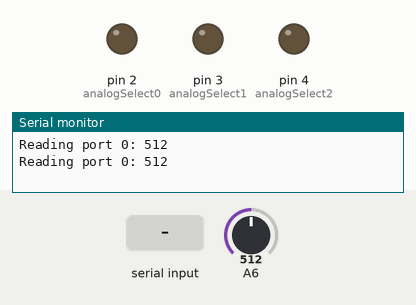
Recording of a sketch running on a simulated Arduino Nano, built with avr-gcc and run on an emulated ATmega328P. Parts: output pins drawn as LEDs (lit = HIGH), the last lines printed to the serial monitor. The test bench sets the inputs (shaded band); at power-on: A6 = 512.

Above: at 1.2 s.
1.3 s: "90,45\n" received over Serial
At 3.0 s:
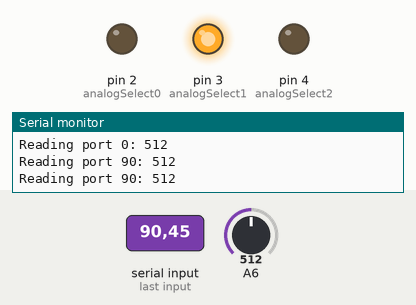
3.3 s: "30,150\n" received over Serial
At 4.8 s:
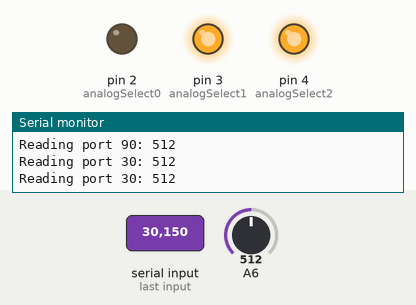
5.1 s: "5\n" received over Serial
At 6.3 s:
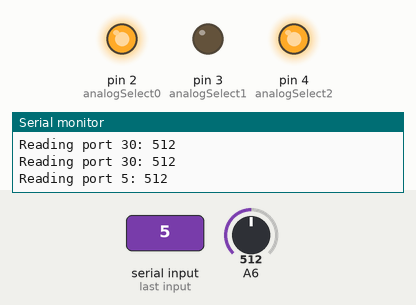
6.9 s: "90\n" received over Serial
At 7.9 s:
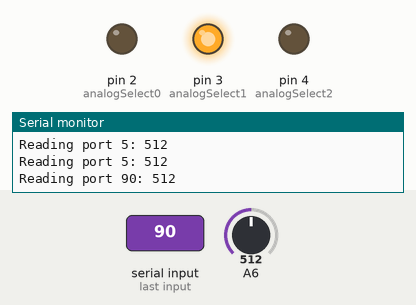
8.7 s: "200\n" received over Serial
At 9.4 s:
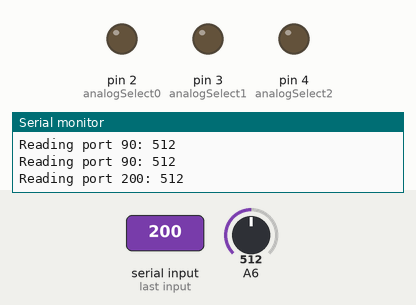
Timing chart, 0 to 11.5 s (numbered marks = the images above; inputs shaded):
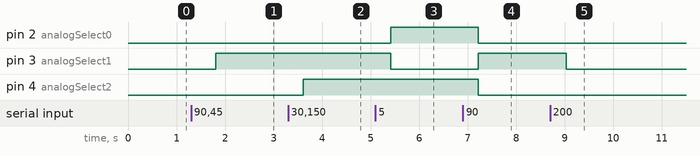

Measured:
- after the input at 1.3 s, pin 3 (analogSelect1): LOW → HIGH after 0.51 s
- after the input at 3.3 s, pin 4 (analogSelect2): LOW → HIGH after 0.32 s
- after the input at 5.1 s, pin 2 (analogSelect0): LOW → HIGH after 0.32 s; pin 3 (analogSelect1): HIGH → LOW after 0.32 s
- after the input at 6.9 s, pin 2 (analogSelect0), pin 4 (analogSelect2): HIGH → LOW after 0.32 s; pin 3 (analogSelect1): LOW → HIGH after 0.32 s
- after the input at 8.7 s, pin 3 (analogSelect1): HIGH → LOW after 0.33 s

The sketch:

btTestAnalogIn.ino
```cpp
/*
 * codeexample for using a 4051 * analog multiplexer / demultiplexer
 * by david c. and tomek n.* for k3
 *
 * edited by Ross R.
 * edited by Igor de Oliveira Sá.
 */
unsigned char analogSelect = 0;
#define SERIALBUFFERSIZE 100

#define analogSelect0 2
#define analogSelect1 3
#define analogSelect2 4

void selectPort(unsigned int analogSelect) {
	digitalWrite(analogSelect0, bitRead(analogSelect, 0));
	digitalWrite(analogSelect1, bitRead(analogSelect, 1));
	digitalWrite(analogSelect2, bitRead(analogSelect, 2));
}

void setup(){
  pinMode(analogSelect0, OUTPUT);
  pinMode(analogSelect1, OUTPUT);
  pinMode(analogSelect2, OUTPUT);
  Serial.begin(115200);
}

int reading;
char serialBuffer[SERIALBUFFERSIZE];
void loop () {
  unsigned int analogSelect = 0;
  int index = 0;
  memset(serialBuffer, 0, SERIALBUFFERSIZE);
  while (Serial.available()) {
    serialBuffer[index++] = Serial.read();
    delay(1); // Sleep so all serial input is being read in one buffer
  }
  analogSelect = atoi(serialBuffer);
  // select the bit
  selectPort(analogSelect);
  // Read the analog input until another is requested via console
  while (!Serial.available()) {
    Serial.print("Reading port ");
    Serial.print(analogSelect);
    Serial.print(": ");
    reading = analogRead(A6);
    Serial.println(reading);
    delay(900);
  }
}
```
